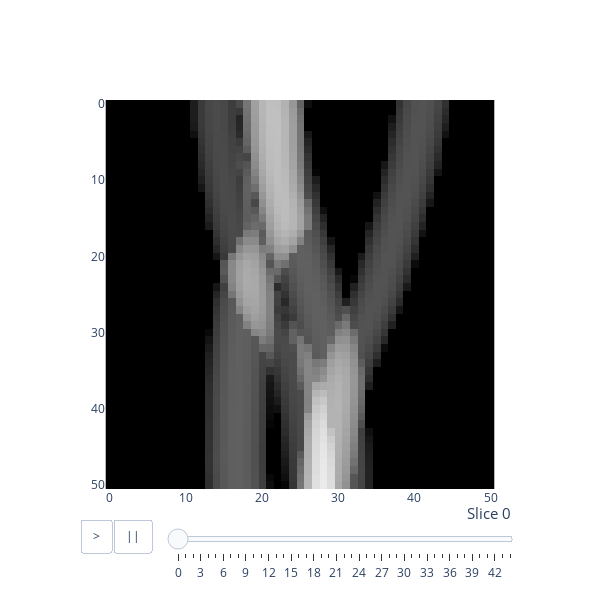

Write notebook code for a chart like this one.
### Code cell
thetas = 45
side = 51  # I use skimage iradon below, and it will only work correctly for odd side
projections = fib.project(thetas=thetas, bins=side, new_z=side)
fp.animate(projections)

### Figure 1 — Plotly figure (JSON) as saved in the notebook; plotly's stock layout.template omitted (floating-point values rounded to 4 significant figures; data arrays with more than 128 entries replaced by an {"elided": "..."} marker saying what was removed)
{"data": [{"type": "image", "z": {"elided": "7803 int values"}}], "layout": {"height": 600, "sliders": [{"currentvalue": {"font": {"size": 15}, "prefix": "Slice ", "visible": true, "xanchor": "right"}, "len": 0.8, "pad": {"b": 10, "t": 10}, "steps": [{"args": [["0"], {"frame": {"duration": 300, "redraw": true}, "mode": "immediate", "transition": {"duration": 300}}], "label": "0", "method": "animate"}, {"args": [["1"], {"frame": {"duration": 300, "redraw": true}, "mode": "immediate", "transition": {"duration": 300}}], "label": "1", "method": "animate"}, {"args": [["2"], {"frame": {"duration": 300, "redraw": true}, "mode": "immediate", "transition": {"duration": 300}}], "label": "2", "method": "animate"}, {"args": [["3"], {"frame": {"duration": 300, "redraw": true}, "mode": "immediate", "transition": {"duration": 300}}], "label": "3", "method": "animate"}, {"args": [["4"], {"frame": {"duration": 300, "redraw": true}, "mode": "immediate", "transition": {"duration": 300}}], "label": "4", "method": "animate"}, {"args": [["5"], {"frame": {"duration": 300, "redraw": true}, "mode": "immediate", "transition": {"duration": 300}}], "label": "5", "method": "animate"}, {"args": [["6"], {"frame": {"duration": 300, "redraw": true}, "mode": "immediate", "transition": {"duration": 300}}], "label": "6", "method": "animate"}, {"args": [["7"], {"frame": {"duration": 300, "redraw": true}, "mode": "immediate", "transition": {"duration": 300}}], "label": "7", "method": "animate"}, {"args": [["8"], {"frame": {"duration": 300, "redraw": true}, "mode": "immediate", "transition": {"duration": 300}}], "label": "8", "method": "animate"}, {"args": [["9"], {"frame": {"duration": 300, "redraw": true}, "mode": "immediate", "transition": {"duration": 300}}], "label": "9", "method": "animate"}, {"args": [["10"], {"frame": {"duration": 300, "redraw": true}, "mode": "immediate", "transition": {"duration": 300}}], "label": "10", "method": "animate"}, {"args": [["11"], {"frame": {"duration": 300, "redraw": true}, "mode": "immediate", "transition": {"duration": 300}}], "label": "11", "method": "animate"}, {"args": [["12"], {"frame": {"duration": 300, "redraw": true}, "mode": "immediate", "transition": {"duration": 300}}], "label": "12", "method": "animate"}, {"args": [["13"], {"frame": {"duration": 300, "redraw": true}, "mode": "immediate", "transition": {"duration": 300}}], "label": "13", "method": "animate"}, {"args": [["14"], {"frame": {"duration": 300, "redraw": true}, "mode": "immediate", "transition": {"duration": 300}}], "label": "14", "method": "animate"}, {"args": [["15"], {"frame": {"duration": 300, "redraw": true}, "mode": "immediate", "transition": {"duration": 300}}], "label": "15", "method": "animate"}, {"args": [["16"], {"frame": {"duration": 300, "redraw": true}, "mode": "immediate", "transition": {"duration": 300}}], "label": "16", "method": "animate"}, {"args": [["17"], {"frame": {"duration": 300, "redraw": true}, "mode": "immediate", "transition": {"duration": 300}}], "label": "17", "method": "animate"}, {"args": [["18"], {"frame": {"duration": 300, "redraw": true}, "mode": "immediate", "transition": {"duration": 300}}], "label": "18", "method": "animate"}, {"args": [["19"], {"frame": {"duration": 300, "redraw": true}, "mode": "immediate", "transition": {"duration": 300}}], "label": "19", "method": "animate"}, {"args": [["20"], {"frame": {"duration": 300, "redraw": true}, "mode": "immediate", "transition": {"duration": 300}}], "label": "20", "method": "animate"}, {"args": [["21"], {"frame": {"duration": 300, "redraw": true}, "mode": "immediate", "transition": {"duration": 300}}], "label": "21", "method": "animate"}, {"args": [["22"], {"frame": {"duration": 300, "redraw": true}, "mode": "immediate", "transition": {"duration": 300}}], "label": "22", "method": "animate"}, {"args": [["23"], {"frame": {"duration": 300, "redraw": true}, "mode": "immediate", "transition": {"duration": 300}}], "label": "23", "method": "animate"}, {"args": [["24"], {"frame": {"duration": 300, "redraw": true}, "mode": "immediate", "transition": {"duration": 300}}], "label": "24", "method": "animate"}, {"args": [["25"], {"frame": {"duration": 300, "redraw": true}, "mode": "immediate", "transition": {"duration": 300}}], "label": "25", "method": "animate"}, {"args": [["26"], {"frame": {"duration": 300, "redraw": true}, "mode": "immediate", "transition": {"duration": 300}}], "label": "26", "method": "animate"}, {"args": [["27"], {"frame": {"duration": 300, "redraw": true}, "mode": "immediate", "transition": {"duration": 300}}], "label": "27", "method": "animate"}, {"args": [["28"], {"frame": {"duration": 300, "redraw": true}, "mode": "immediate", "transition": {"duration": 300}}], "label": "28", "method": "animate"}, {"args": [["29"], {"frame": {"duration": 300, "redraw": true}, "mode": "immediate", "transition": {"duration": 300}}], "label": "29", "method": "animate"}, {"args": [["30"], {"frame": {"duration": 300, "redraw": true}, "mode": "immediate", "transition": {"duration": 300}}], "label": "30", "method": "animate"}, {"args": [["31"], {"frame": {"duration": 300, "redraw": true}, "mode": "immediate", "transition": {"duration": 300}}], "label": "31", "method": "animate"}, {"args": [["32"], {"frame": {"duration": 300, "redraw": true}, "mode": "immediate", "transition": {"duration": 300}}], "label": "32", "method": "animate"}, {"args": [["33"], {"frame": {"duration": 300, "redraw": true}, "mode": "immediate", "transition": {"duration": 300}}], "label": "33", "method": "animate"}, {"args": [["34"], {"frame": {"duration": 300, "redraw": true}, "mode": "immediate", "transition": {"duration": 300}}], "label": "34", "method": "animate"}, {"args": [["35"], {"frame": {"duration": 300, "redraw": true}, "mode": "immediate", "transition": {"duration": 300}}], "label": "35", "method": "animate"}, {"args": [["36"], {"frame": {"duration": 300, "redraw": true}, "mode": "immediate", "transition": {"duration": 300}}], "label": "36", "method": "animate"}, {"args": [["37"], {"frame": {"duration": 300, "redraw": true}, "mode": "immediate", "transition": {"duration": 300}}], "label": "37", "method": "animate"}, {"args": [["38"], {"frame": {"duration": 300, "redraw": true}, "mode": "immediate", "transition": {"duration": 300}}], "label": "38", "method": "animate"}, {"args": [["39"], {"frame": {"duration": 300, "redraw": true}, "mode": "immediate", "transition": {"duration": 300}}], "label": "39", "method": "animate"}, {"args": [["40"], {"frame": {"duration": 300, "redraw": true}, "mode": "immediate", "transition": {"duration": 300}}], "label": "40", "method": "animate"}, {"args": [["41"], {"frame": {"duration": 300, "redraw": true}, "mode": "immediate", "transition": {"duration": 300}}], "label": "41", "method": "animate"}, {"args": [["42"], {"frame": {"duration": 300, "redraw": true}, "mode": "immediate", "transition": {"duration": 300}}], "label": "42", "method": "animate"}, {"args": [["43"], {"frame": {"duration": 300, "redraw": true}, "mode": "immediate", "transition": {"duration": 300}}], "label": "43", "method": "animate"}, {"args": [["44"], {"frame": {"duration": 300, "redraw": true}, "mode": "immediate", "transition": {"duration": 300}}], "label": "44", "method": "animate"}], "transition": {"duration": 300, "easing": "cubic-in-out"}, "x": 0.2, "xanchor": "left", "y": 0, "yanchor": "top"}], "updatemenus": [{"buttons": [{"args": [null, {"frame": {"duration": 500, "redraw": true}, "fromcurrent": true}], "label": ">", "method": "animate"}, {"args": [[null], {"frame": {"duration": 0, "redraw": true}, "mode": "immediate", "transition": {"duration": 0}}], "label": "||", "method": "animate"}], "direction": "left", "pad": {"r": 10, "t": 30}, "showactive": false, "type": "buttons", "x": 0, "xanchor": "left", "y": 0, "yanchor": "top"}], "width": 600}}
